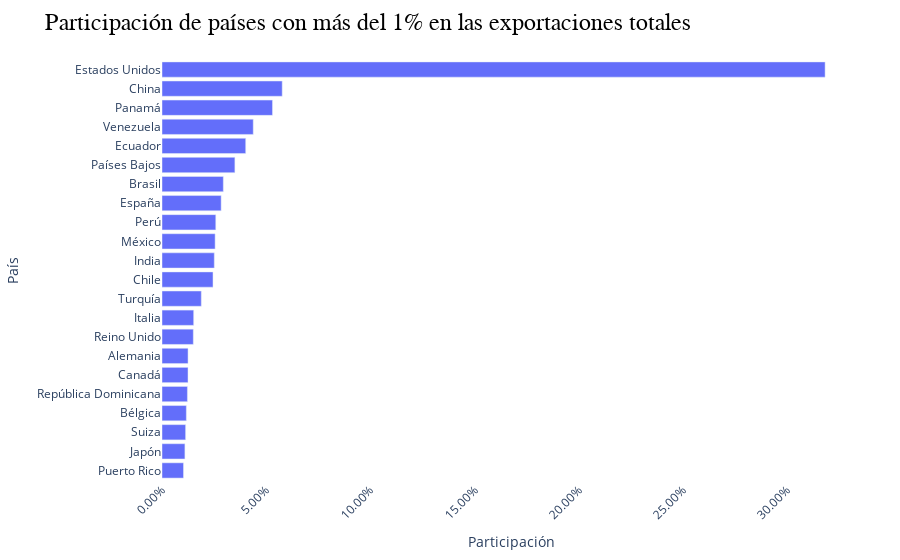

Source (notebook cell):
### Markdown cell above
### Participación de países con más del 1% en las exportaciones totales

### Code cell
fig = px.bar(
    fob_pais_pd.sort_values("participacion", ascending=True),
    x="participacion",
    y="PAIS",
    orientation="h",
    title="Participación de países con más del 1% en las exportaciones totales",
    labels={"participacion": "Participación", "PAIS": "País"},
)
fig = estilo(fig)
fig.update_layout(xaxis_tickformat=".2%", margin=dict(t=60, l=100, r=40, b=40))
fig.show()

### Figure 1 — Plotly figure (JSON) as saved in the notebook; plotly's stock layout.template omitted (floating-point values rounded to 4 significant figures)
{"data": [{"hovertemplate": "Participación=%{x}<br>País=%{y}<extra></extra>", "legendgroup": "", "marker": {"color": "#636efa", "pattern": {"shape": ""}}, "name": "", "orientation": "h", "showlegend": false, "textposition": "auto", "type": "bar", "x": [0.01032, 0.011, 0.01133, 0.01168, 0.0122, 0.01249, 0.0125, 0.01503, 0.0152, 0.01886, 0.02448, 0.0251, 0.0255, 0.02582, 0.0284, 0.02943, 0.03498, 0.04018, 0.0438, 0.05304, 0.0577, 0.3183], "xaxis": "x", "y": ["Puerto Rico", "Japón", "Suiza", "Bélgica", "República Dominicana", "Canadá", "Alemania", "Reino Unido", "Italia", "Turquía", "Chile", "India", "México", "Perú", "España", "Brasil", "Países Bajos", "Ecuador", "Venezuela", "Panamá", "China", "Estados Unidos"], "yaxis": "y"}], "layout": {"barmode": "relative", "legend": {"tracegroupgap": 0}, "margin": {"b": 40, "l": 100, "r": 40, "t": 60}, "paper_bgcolor": "white", "plot_bgcolor": "white", "showlegend": false, "title": {"font": {"color": "black", "family": "Arial", "size": 24}, "text": "Participación de países con más del 1% en las exportaciones totales"}, "xaxis": {"anchor": "y", "domain": [0, 1], "tickangle": -45, "tickfont": {"size": 12}, "tickformat": ".2%", "title": {"text": "Participación"}}, "yaxis": {"anchor": "x", "domain": [0, 1], "tickfont": {"size": 12}, "title": {"text": "País"}}}}
